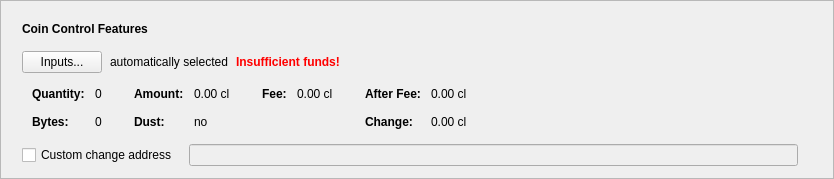
      <widget class="QFrame" name="frameCoinControl">
       <property name="sizePolicy">
        <sizepolicy hsizetype="Expanding" vsizetype="Fixed">
         <horstretch>0</horstretch>
         <verstretch>0</verstretch>
        </sizepolicy>
       </property>
       <property name="frameShape">
        <enum>QFrame::StyledPanel</enum>
       </property>
       <property name="frameShadow">
        <enum>QFrame::Raised</enum>
       </property>
       <layout class="QVBoxLayout" name="verticalLayout_2">
        <item>
         <layout class="QVBoxLayout" name="verticalLayoutCoinControl" stretch="0,0,0,0,0">
          <property name="spacing">
           <number>0</number>
          </property>
          <property name="sizeConstraint">
           <enum>QLayout::SetDefaultConstraint</enum>
          </property>
          <property name="leftMargin">
           <number>10</number>
          </property>
          <property name="topMargin">
           <number>10</number>
          </property>
          <item>
           <layout class="QHBoxLayout" name="horizontalLayoutCoinControl1">
            <property name="bottomMargin">
             <number>15</number>
            </property>
            <item>
             <widget class="QLabel" name="labelCoinControlFeatures">
              <property name="sizePolicy">
               <sizepolicy hsizetype="Preferred" vsizetype="Maximum">
                <horstretch>0</horstretch>
                <verstretch>0</verstretch>
               </sizepolicy>
              </property>
              <property name="font">
               <font>
                <weight>75</weight>
                <bold>true</bold>
               </font>
              </property>
              <property name="styleSheet">
               <string notr="true">font-weight:bold;</string>
              </property>
              <property name="text">
               <string>Coin Control Features</string>
              </property>
             </widget>
            </item>
           </layout>
          </item>
          <item>
           <layout class="QHBoxLayout" name="horizontalLayoutCoinControl2" stretch="0,0,0,0">
            <property name="spacing">
             <number>8</number>
            </property>
            <property name="bottomMargin">
             <number>10</number>
            </property>
            <item>
             <widget class="QPushButton" name="pushButtonCoinControl">
              <property name="styleSheet">
               <string notr="true"/>
              </property>
              <property name="text">
               <string>Inputs...</string>
              </property>
              <property name="autoDefault">
               <bool>false</bool>
              </property>
             </widget>
            </item>
            <item>
             <widget class="QLabel" name="labelCoinControlAutomaticallySelected">
              <property name="text">
               <string>automatically selected</string>
              </property>
              <property name="margin">
               <number>5</number>
              </property>
             </widget>
            </item>
            <item>
             <widget class="QLabel" name="labelCoinControlInsuffFunds">
              <property name="font">
               <font>
                <weight>75</weight>
                <bold>true</bold>
               </font>
              </property>
              <property name="styleSheet">
               <string notr="true">color:red;font-weight:bold;</string>
              </property>
              <property name="text">
               <string>Insufficient funds!</string>
              </property>
              <property name="margin">
               <number>5</number>
              </property>
             </widget>
            </item>
            <item>
             <spacer name="horizontalSpacerCoinControl">
              <property name="orientation">
               <enum>Qt::Horizontal</enum>
              </property>
              <property name="sizeHint" stdset="0">
               <size>
                <width>40</width>
                <height>1</height>
               </size>
              </property>
             </spacer>
            </item>
           </layout>
          </item>
          <item>
           <widget class="QWidget" name="widgetCoinControl" native="true">
            <property name="sizePolicy">
             <sizepolicy hsizetype="Preferred" vsizetype="Preferred">
              <horstretch>0</horstretch>
              <verstretch>0</verstretch>
             </sizepolicy>
            </property>
            <property name="minimumSize">
             <size>
              <width>0</width>
              <height>0</height>
             </size>
            </property>
            <property name="styleSheet">
             <string notr="true"/>
            </property>
            <layout class="QHBoxLayout" name="horizontalLayoutCoinControl5">
             <property name="leftMargin">
              <number>0</number>
             </property>
             <property name="topMargin">
              <number>0</number>
             </property>
             <property name="rightMargin">
              <number>0</number>
             </property>
             <property name="bottomMargin">
              <number>0</number>
             </property>
             <item>
              <layout class="QHBoxLayout" name="horizontalLayoutCoinControl3" stretch="0,0,0,1">
               <property name="spacing">
                <number>20</number>
               </property>
               <property name="topMargin">
                <number>0</number>
               </property>
               <property name="bottomMargin">
                <number>10</number>
               </property>
               <item>
                <layout class="QFormLayout" name="formLayoutCoinControl1">
                 <property name="horizontalSpacing">
                  <number>10</number>
                 </property>
                 <property name="verticalSpacing">
                  <number>14</number>
                 </property>
                 <property name="leftMargin">
                  <number>10</number>
                 </property>
                 <property name="topMargin">
                  <number>4</number>
                 </property>
                 <property name="rightMargin">
                  <number>6</number>
                 </property>
                 <item row="0" column="0">
                  <widget class="QLabel" name="labelCoinControlQuantityText">
                   <property name="font">
                    <font>
                     <weight>75</weight>
                     <bold>true</bold>
                    </font>
                   </property>
                   <property name="text">
                    <string>Quantity:</string>
                   </property>
                   <property name="margin">
                    <number>0</number>
                   </property>
                  </widget>
                 </item>
                 <item row="0" column="1">
                  <widget class="QLabel" name="labelCoinControlQuantity">
                   <property name="cursor">
                    <cursorShape>IBeamCursor</cursorShape>
                   </property>
                   <property name="contextMenuPolicy">
                    <enum>Qt::ActionsContextMenu</enum>
                   </property>
                   <property name="text">
                    <string notr="true">0</string>
                   </property>
                   <property name="margin">
                    <number>0</number>
                   </property>
                   <property name="textInteractionFlags">
                    <set>Qt::LinksAccessibleByMouse|Qt::TextSelectableByKeyboard|Qt::TextSelectableByMouse</set>
                   </property>
                  </widget>
                 </item>
                 <item row="1" column="0">
                  <widget class="QLabel" name="labelCoinControlBytesText">
                   <property name="font">
                    <font>
                     <weight>75</weight>
                     <bold>true</bold>
                    </font>
                   </property>
                   <property name="text">
                    <string>Bytes:</string>
                   </property>
                  </widget>
                 </item>
                 <item row="1" column="1">
                  <widget class="QLabel" name="labelCoinControlBytes">
                   <property name="cursor">
                    <cursorShape>IBeamCursor</cursorShape>
                   </property>
                   <property name="contextMenuPolicy">
                    <enum>Qt::ActionsContextMenu</enum>
                   </property>
                   <property name="text">
                    <string notr="true">0</string>
                   </property>
                   <property name="textInteractionFlags">
                    <set>Qt::LinksAccessibleByMouse|Qt::TextSelectableByKeyboard|Qt::TextSelectableByMouse</set>
                   </property>
                  </widget>
                 </item>
                </layout>
               </item>
               <item>
                <layout class="QFormLayout" name="formLayoutCoinControl2">
                 <property name="horizontalSpacing">
                  <number>10</number>
                 </property>
                 <property name="verticalSpacing">
                  <number>14</number>
                 </property>
                 <property name="leftMargin">
                  <number>6</number>
                 </property>
                 <property name="topMargin">
                  <number>4</number>
                 </property>
                 <property name="rightMargin">
                  <number>6</number>
                 </property>
                 <item row="0" column="0">
                  <widget class="QLabel" name="labelCoinControlAmountText">
                   <property name="font">
                    <font>
                     <weight>75</weight>
                     <bold>true</bold>
                    </font>
                   </property>
                   <property name="text">
                    <string>Amount:</string>
                   </property>
                   <property name="margin">
                    <number>0</number>
                   </property>
                  </widget>
                 </item>
                 <item row="0" column="1">
                  <widget class="QLabel" name="labelCoinControlAmount">
                   <property name="cursor">
                    <cursorShape>IBeamCursor</cursorShape>
                   </property>
                   <property name="contextMenuPolicy">
                    <enum>Qt::ActionsContextMenu</enum>
                   </property>
                   <property name="text">
                    <string notr="true">0.00 cl</string>
                   </property>
                   <property name="textInteractionFlags">
                    <set>Qt::LinksAccessibleByMouse|Qt::TextSelectableByKeyboard|Qt::TextSelectableByMouse</set>
                   </property>
                  </widget>
                 </item>
                 <item row="1" column="0">
                  <widget class="QLabel" name="labelCoinControlLowOutputText">
                   <property name="font">
                    <font>
                     <weight>75</weight>
                     <bold>true</bold>
                    </font>
                   </property>
                   <property name="text">
                    <string>Dust:</string>
                   </property>
                  </widget>
                 </item>
                 <item row="1" column="1">
                  <widget class="QLabel" name="labelCoinControlLowOutput">
                   <property name="cursor">
                    <cursorShape>IBeamCursor</cursorShape>
                   </property>
                   <property name="contextMenuPolicy">
                    <enum>Qt::ActionsContextMenu</enum>
                   </property>
                   <property name="text">
                    <string notr="true">no</string>
                   </property>
                   <property name="textInteractionFlags">
                    <set>Qt::LinksAccessibleByMouse|Qt::TextSelectableByKeyboard|Qt::TextSelectableByMouse</set>
                   </property>
                  </widget>
                 </item>
                </layout>
               </item>
               <item>
                <layout class="QFormLayout" name="formLayoutCoinControl3">
                 <property name="horizontalSpacing">
                  <number>10</number>
                 </property>
                 <property name="verticalSpacing">
                  <number>14</number>
                 </property>
                 <property name="leftMargin">
                  <number>6</number>
                 </property>
                 <property name="topMargin">
                  <number>4</number>
                 </property>
                 <property name="rightMargin">
                  <number>6</number>
                 </property>
                 <item row="0" column="0">
                  <widget class="QLabel" name="labelCoinControlFeeText">
                   <property name="font">
                    <font>
                     <weight>75</weight>
                     <bold>true</bold>
                    </font>
                   </property>
                   <property name="text">
                    <string>Fee:</string>
                   </property>
                   <property name="margin">
                    <number>0</number>
                   </property>
                  </widget>
                 </item>
                 <item row="0" column="1">
                  <widget class="QLabel" name="labelCoinControlFee">
                   <property name="cursor">
                    <cursorShape>IBeamCursor</cursorShape>
                   </property>
                   <property name="contextMenuPolicy">
                    <enum>Qt::ActionsContextMenu</enum>
                   </property>
                   <property name="text">
                    <string notr="true">0.00 cl</string>
                   </property>
                   <property name="textInteractionFlags">
                    <set>Qt::LinksAccessibleByMouse|Qt::TextSelectableByKeyboard|Qt::TextSelectableByMouse</set>
                   </property>
                  </widget>
                 </item>
                </layout>
               </item>
               <item>
                <layout class="QFormLayout" name="formLayoutCoinControl4">
                 <property name="horizontalSpacing">
                  <number>10</number>
                 </property>
                 <property name="verticalSpacing">
                  <number>14</number>
                 </property>
                 <property name="leftMargin">
                  <number>6</number>
                 </property>
                 <property name="topMargin">
                  <number>4</number>
                 </property>
                 <property name="rightMargin">
                  <number>6</number>
                 </property>
                 <item row="0" column="0">
                  <widget class="QLabel" name="labelCoinControlAfterFeeText">
                   <property name="font">
                    <font>
                     <weight>75</weight>
                     <bold>true</bold>
                    </font>
                   </property>
                   <property name="text">
                    <string>After Fee:</string>
                   </property>
                   <property name="margin">
                    <number>0</number>
                   </property>
                  </widget>
                 </item>
                 <item row="0" column="1">
                  <widget class="QLabel" name="labelCoinControlAfterFee">
                   <property name="cursor">
                    <cursorShape>IBeamCursor</cursorShape>
                   </property>
                   <property name="contextMenuPolicy">
                    <enum>Qt::ActionsContextMenu</enum>
                   </property>
                   <property name="text">
                    <string notr="true">0.00 cl</string>
                   </property>
                   <property name="textInteractionFlags">
                    <set>Qt::LinksAccessibleByMouse|Qt::TextSelectableByKeyboard|Qt::TextSelectableByMouse</set>
                   </property>
                  </widget>
                 </item>
                 <item row="1" column="0">
                  <widget class="QLabel" name="labelCoinControlChangeText">
                   <property name="font">
                    <font>
                     <weight>75</weight>
                     <bold>true</bold>
                    </font>
                   </property>
                   <property name="text">
                    <string>Change:</string>
                   </property>
                  </widget>
                 </item>
                 <item row="1" column="1">
                  <widget class="QLabel" name="labelCoinControlChange">
                   <property name="cursor">
                    <cursorShape>IBeamCursor</cursorShape>
                   </property>
                   <property name="contextMenuPolicy">
                    <enum>Qt::ActionsContextMenu</enum>
                   </property>
                   <property name="text">
                    <string notr="true">0.00 cl</string>
                   </property>
                   <property name="textInteractionFlags">
                    <set>Qt::LinksAccessibleByMouse|Qt::TextSelectableByKeyboard|Qt::TextSelectableByMouse</set>
                   </property>
                  </widget>
                 </item>
                </layout>
               </item>
              </layout>
             </item>
            </layout>
           </widget>
          </item>
          <item>
           <layout class="QHBoxLayout" name="horizontalLayoutCoinControl4" stretch="0,0,0">
            <property name="spacing">
             <number>12</number>
            </property>
            <property name="sizeConstraint">
             <enum>QLayout::SetDefaultConstraint</enum>
            </property>
            <property name="topMargin">
             <number>5</number>
            </property>
            <property name="rightMargin">
             <number>5</number>
            </property>
            <item>
             <widget class="QCheckBox" name="checkBoxCoinControlChange">
              <property name="toolTip">
               <string>If this is activated, but the change address is empty or invalid, change will be sent to a newly generated address.</string>
              </property>
              <property name="text">
               <string>Custom change address</string>
              </property>
             </widget>
            </item>
            <item>
             <widget class="QValidatedLineEdit" name="lineEditCoinControlChange">
              <property name="enabled">
               <bool>false</bool>
              </property>
              <property name="sizePolicy">
               <sizepolicy hsizetype="Expanding" vsizetype="Fixed">
                <horstretch>0</horstretch>
                <verstretch>0</verstretch>
               </sizepolicy>
              </property>
             </widget>
            </item>
            <item>
             <widget class="QLabel" name="labelCoinControlChangeLabel">
              <property name="sizePolicy">
               <sizepolicy hsizetype="Preferred" vsizetype="Expanding">
                <horstretch>0</horstretch>
                <verstretch>0</verstretch>
               </sizepolicy>
              </property>
              <property name="minimumSize">
               <size>
                <width>0</width>
                <height>0</height>
               </size>
              </property>
              <property name="text">
               <string/>
              </property>
              <property name="margin">
               <number>3</number>
              </property>
             </widget>
            </item>
           </layout>
          </item>
          <item>
           <spacer name="verticalSpacerCoinControl">
            <property name="orientation">
             <enum>Qt::Vertical</enum>
            </property>
            <property name="sizeType">
             <enum>QSizePolicy::Expanding</enum>
            </property>
            <property name="sizeHint" stdset="0">
             <size>
              <width>800</width>
              <height>1</height>
             </size>
            </property>
           </spacer>
          </item>
         </layout>
        </item>
       </layout>
      </widget>
